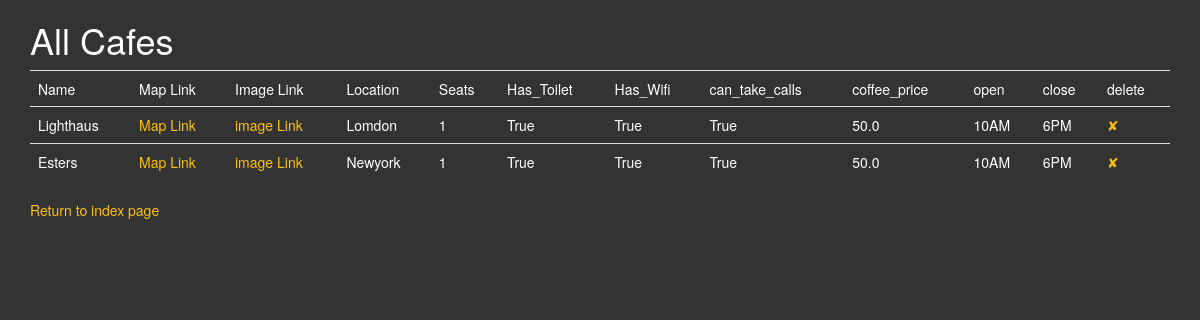
Screenshot of /cafes with the database file from the repository.
### main.py (models this page shows)
class Cafe(db.Model):
    id = db.Column(db.Integer, primary_key=True)
    name = db.Column(db.String(250), unique=True, nullable=False)
    map_url = db.Column(db.String(500), nullable=False)
    img_url = db.Column(db.String(500), nullable=False)
    location = db.Column(db.String(250), nullable=False)
    seats = db.Column(db.String(250), nullable=False)
    has_toilet = db.Column(db.Boolean, nullable=False)
    has_wifi = db.Column(db.Boolean, nullable=False)
    can_take_calls = db.Column(db.Boolean, nullable=False)
    coffee_price = db.Column(db.String(250), nullable=True)
    open = db.Column(db.String(250),nullable=False)
    close = db.Column(db.String(250),nullable=False)
    cafe_rating=db.Column(db.String(250),nullable=False)

### main.py (the view)
@app.route('/cafes')
def cafes():
    cafes = db.session.query(Cafe).all()
    print(len(cafes))
    print(type(cafes))
    return render_template('cafes.html', cafes=cafes)

### templates/cafes.html (shortened to what this page needs)
{% extends 'bootstrap/base.html' %}
{% block styles %}
{{ super() }}
	<link rel="stylesheet" href="{{ url_for('static', filename='css/styles.css') }}">
{% endblock %}
{% block content %}
<div class="container">
  <div class="row">
    <div class="col-sm-12">
      <h1>All Cafes</h1>
	  <table class="table">
  <tbody>
        <td>Name </td>
        <td>Map Link</td>
        <td>Image Link</td>
        <td> Location </td>
        <td>Seats </td>
        <td>Has_Toilet</td>
        <td>Has_Wifi</td>
        <td>can_take_calls</td>
        <td> coffee_price</td>
        <td>open</td>
        <td>close</td>
        <td>delete</td>
    <tr>
      {% for cafe in cafes%}
        <tr>
            <td>{{ cafe.name }}</td>
        <td><a href="<td>{{ cafe.map_url}}</td>">Map Link</a></td>
        <td><a href="<td>{{ cafe.map_url}}</td>">image Link</a></td>
        <td>{{ cafe.location }}</td>
        <td>{{ cafe.seats }}</td>
        <td>{{ cafe.has_toilet }}</td>
        <td>{{ cafe.has_wifi }}</td>
        <td>{{ cafe.can_take_calls }}</td>
        <td>{{ cafe.coffee_price }}</td>
        <td>{{ cafe.open }}</td>
        <td>{{ cafe.close }}</td>
        <td><a href="{{url_for('delete_post', cafe_id=cafe.id) }}">✘</a></td>
        </tr>
      {%endfor%}
    </tr>
  </tbody>
  	  </table>
      <p><a href="{{ url_for('home') }}">Return to index page</a></p>
    </div>
  </div>
</div>
{% endblock %}

### static/css/styles.css (style rules this page uses)
body { background-color: #333; color: white; }
a { color: #ffc107; }

### rows the page displays
Cafe: name "Lighthaus", location "Lomdon", seats "1", has_toilet "True", has_wifi "True", can_take_calls "True", coffee_price "50.0", open "10AM", close "6PM"
Cafe: name "Esters", location "Newyork", seats "1", has_toilet "True", has_wifi "True", can_take_calls "True", coffee_price "50.0", open "10AM", close "6PM"
